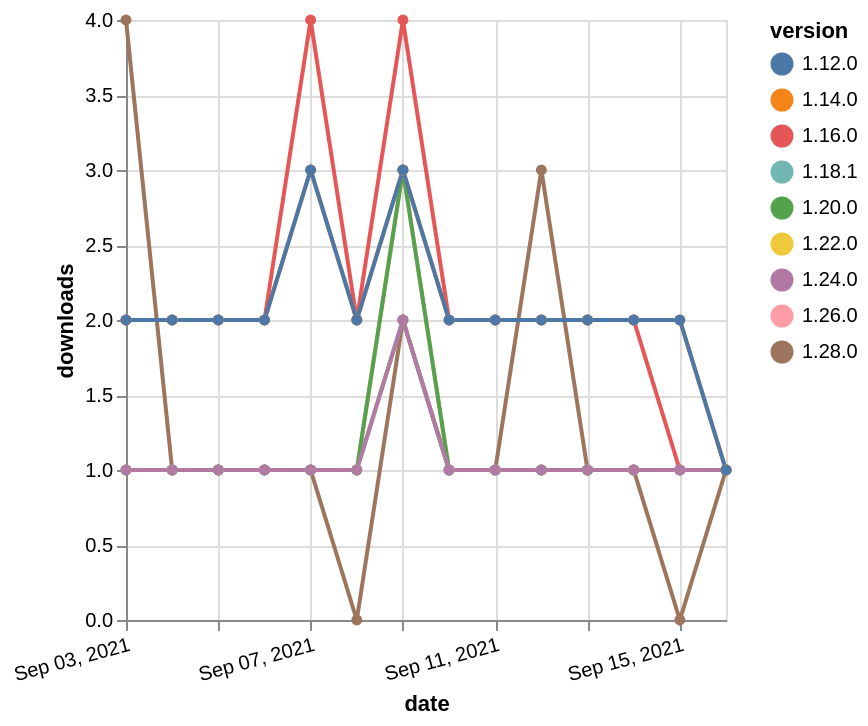

Specify this chart in Vega-Lite:
### Vega-Lite specification from a JSON file in a GitHub repository (floating-point values rounded to 4 significant figures)
{"$schema": "https://vega.github.io/schema/vega-lite/v5.json", "description": "A simple bar chart with embedded data.", "data": {"values": [{"date": "2021-09-03", "total": 190, "delta": 1, "version": "1.22.0"}, {"date": "2021-09-04", "total": 191, "delta": 1, "version": "1.22.0"}, {"date": "2021-09-05", "total": 192, "delta": 1, "version": "1.22.0"}, {"date": "2021-09-06", "total": 193, "delta": 1, "version": "1.22.0"}, {"date": "2021-09-07", "total": 194, "delta": 1, "version": "1.22.0"}, {"date": "2021-09-08", "total": 195, "delta": 1, "version": "1.22.0"}, {"date": "2021-09-09", "total": 197, "delta": 2, "version": "1.22.0"}, {"date": "2021-09-10", "total": 198, "delta": 1, "version": "1.22.0"}, {"date": "2021-09-11", "total": 199, "delta": 1, "version": "1.22.0"}, {"date": "2021-09-12", "total": 200, "delta": 1, "version": "1.22.0"}, {"date": "2021-09-13", "total": 201, "delta": 1, "version": "1.22.0"}, {"date": "2021-09-14", "total": 202, "delta": 1, "version": "1.22.0"}, {"date": "2021-09-15", "total": 203, "delta": 1, "version": "1.22.0"}, {"date": "2021-09-16", "total": 204, "delta": 1, "version": "1.22.0"}, {"date": "2021-09-03", "total": 128, "delta": 4, "version": "1.28.0"}, {"date": "2021-09-04", "total": 129, "delta": 1, "version": "1.28.0"}, {"date": "2021-09-05", "total": 130, "delta": 1, "version": "1.28.0"}, {"date": "2021-09-06", "total": 131, "delta": 1, "version": "1.28.0"}, {"date": "2021-09-07", "total": 132, "delta": 1, "version": "1.28.0"}, {"date": "2021-09-08", "total": 132, "delta": 0, "version": "1.28.0"}, {"date": "2021-09-09", "total": 134, "delta": 2, "version": "1.28.0"}, {"date": "2021-09-10", "total": 135, "delta": 1, "version": "1.28.0"}, {"date": "2021-09-11", "total": 136, "delta": 1, "version": "1.28.0"}, {"date": "2021-09-12", "total": 139, "delta": 3, "version": "1.28.0"}, {"date": "2021-09-13", "total": 140, "delta": 1, "version": "1.28.0"}, {"date": "2021-09-14", "total": 141, "delta": 1, "version": "1.28.0"}, {"date": "2021-09-15", "total": 141, "delta": 0, "version": "1.28.0"}, {"date": "2021-09-16", "total": 142, "delta": 1, "version": "1.28.0"}, {"date": "2021-09-03", "total": 186, "delta": 1, "version": "1.26.0"}, {"date": "2021-09-04", "total": 187, "delta": 1, "version": "1.26.0"}, {"date": "2021-09-05", "total": 188, "delta": 1, "version": "1.26.0"}, {"date": "2021-09-06", "total": 189, "delta": 1, "version": "1.26.0"}, {"date": "2021-09-07", "total": 190, "delta": 1, "version": "1.26.0"}, {"date": "2021-09-08", "total": 191, "delta": 1, "version": "1.26.0"}, {"date": "2021-09-09", "total": 194, "delta": 3, "version": "1.26.0"}, {"date": "2021-09-10", "total": 195, "delta": 1, "version": "1.26.0"}, {"date": "2021-09-11", "total": 196, "delta": 1, "version": "1.26.0"}, {"date": "2021-09-12", "total": 197, "delta": 1, "version": "1.26.0"}, {"date": "2021-09-13", "total": 198, "delta": 1, "version": "1.26.0"}, {"date": "2021-09-14", "total": 199, "delta": 1, "version": "1.26.0"}, {"date": "2021-09-15", "total": 200, "delta": 1, "version": "1.26.0"}, {"date": "2021-09-16", "total": 201, "delta": 1, "version": "1.26.0"}, {"date": "2021-09-03", "total": 354, "delta": 1, "version": "1.20.0"}, {"date": "2021-09-04", "total": 355, "delta": 1, "version": "1.20.0"}, {"date": "2021-09-05", "total": 356, "delta": 1, "version": "1.20.0"}, {"date": "2021-09-06", "total": 357, "delta": 1, "version": "1.20.0"}, {"date": "2021-09-07", "total": 358, "delta": 1, "version": "1.20.0"}, {"date": "2021-09-08", "total": 359, "delta": 1, "version": "1.20.0"}, {"date": "2021-09-09", "total": 362, "delta": 3, "version": "1.20.0"}, {"date": "2021-09-10", "total": 363, "delta": 1, "version": "1.20.0"}, {"date": "2021-09-11", "total": 364, "delta": 1, "version": "1.20.0"}, {"date": "2021-09-12", "total": 365, "delta": 1, "version": "1.20.0"}, {"date": "2021-09-13", "total": 366, "delta": 1, "version": "1.20.0"}, {"date": "2021-09-14", "total": 367, "delta": 1, "version": "1.20.0"}, {"date": "2021-09-15", "total": 368, "delta": 1, "version": "1.20.0"}, {"date": "2021-09-16", "total": 369, "delta": 1, "version": "1.20.0"}, {"date": "2021-09-03", "total": 2541, "delta": 2, "version": "1.16.0"}, {"date": "2021-09-04", "total": 2543, "delta": 2, "version": "1.16.0"}, {"date": "2021-09-05", "total": 2545, "delta": 2, "version": "1.16.0"}, {"date": "2021-09-06", "total": 2547, "delta": 2, "version": "1.16.0"}, {"date": "2021-09-07", "total": 2551, "delta": 4, "version": "1.16.0"}, {"date": "2021-09-08", "total": 2553, "delta": 2, "version": "1.16.0"}, {"date": "2021-09-09", "total": 2557, "delta": 4, "version": "1.16.0"}, {"date": "2021-09-10", "total": 2559, "delta": 2, "version": "1.16.0"}, {"date": "2021-09-11", "total": 2561, "delta": 2, "version": "1.16.0"}, {"date": "2021-09-12", "total": 2563, "delta": 2, "version": "1.16.0"}, {"date": "2021-09-13", "total": 2565, "delta": 2, "version": "1.16.0"}, {"date": "2021-09-14", "total": 2567, "delta": 2, "version": "1.16.0"}, {"date": "2021-09-15", "total": 2568, "delta": 1, "version": "1.16.0"}, {"date": "2021-09-16", "total": 2569, "delta": 1, "version": "1.16.0"}, {"date": "2021-09-03", "total": 245, "delta": 1, "version": "1.18.1"}, {"date": "2021-09-04", "total": 246, "delta": 1, "version": "1.18.1"}, {"date": "2021-09-05", "total": 247, "delta": 1, "version": "1.18.1"}, {"date": "2021-09-06", "total": 248, "delta": 1, "version": "1.18.1"}, {"date": "2021-09-07", "total": 249, "delta": 1, "version": "1.18.1"}, {"date": "2021-09-08", "total": 250, "delta": 1, "version": "1.18.1"}, {"date": "2021-09-09", "total": 252, "delta": 2, "version": "1.18.1"}, {"date": "2021-09-10", "total": 253, "delta": 1, "version": "1.18.1"}, {"date": "2021-09-11", "total": 254, "delta": 1, "version": "1.18.1"}, {"date": "2021-09-12", "total": 255, "delta": 1, "version": "1.18.1"}, {"date": "2021-09-13", "total": 256, "delta": 1, "version": "1.18.1"}, {"date": "2021-09-14", "total": 257, "delta": 1, "version": "1.18.1"}, {"date": "2021-09-15", "total": 258, "delta": 1, "version": "1.18.1"}, {"date": "2021-09-16", "total": 259, "delta": 1, "version": "1.18.1"}, {"date": "2021-09-03", "total": 163, "delta": 1, "version": "1.24.0"}, {"date": "2021-09-04", "total": 164, "delta": 1, "version": "1.24.0"}, {"date": "2021-09-05", "total": 165, "delta": 1, "version": "1.24.0"}, {"date": "2021-09-06", "total": 166, "delta": 1, "version": "1.24.0"}, {"date": "2021-09-07", "total": 167, "delta": 1, "version": "1.24.0"}, {"date": "2021-09-08", "total": 168, "delta": 1, "version": "1.24.0"}, {"date": "2021-09-09", "total": 170, "delta": 2, "version": "1.24.0"}, {"date": "2021-09-10", "total": 171, "delta": 1, "version": "1.24.0"}, {"date": "2021-09-11", "total": 172, "delta": 1, "version": "1.24.0"}, {"date": "2021-09-12", "total": 173, "delta": 1, "version": "1.24.0"}, {"date": "2021-09-13", "total": 174, "delta": 1, "version": "1.24.0"}, {"date": "2021-09-14", "total": 175, "delta": 1, "version": "1.24.0"}, {"date": "2021-09-15", "total": 176, "delta": 1, "version": "1.24.0"}, {"date": "2021-09-16", "total": 177, "delta": 1, "version": "1.24.0"}, {"date": "2021-09-03", "total": 2723, "delta": 2, "version": "1.14.0"}, {"date": "2021-09-04", "total": 2725, "delta": 2, "version": "1.14.0"}, {"date": "2021-09-05", "total": 2727, "delta": 2, "version": "1.14.0"}, {"date": "2021-09-06", "total": 2729, "delta": 2, "version": "1.14.0"}, {"date": "2021-09-07", "total": 2732, "delta": 3, "version": "1.14.0"}, {"date": "2021-09-08", "total": 2734, "delta": 2, "version": "1.14.0"}, {"date": "2021-09-09", "total": 2737, "delta": 3, "version": "1.14.0"}, {"date": "2021-09-10", "total": 2739, "delta": 2, "version": "1.14.0"}, {"date": "2021-09-11", "total": 2741, "delta": 2, "version": "1.14.0"}, {"date": "2021-09-12", "total": 2743, "delta": 2, "version": "1.14.0"}, {"date": "2021-09-13", "total": 2745, "delta": 2, "version": "1.14.0"}, {"date": "2021-09-14", "total": 2747, "delta": 2, "version": "1.14.0"}, {"date": "2021-09-15", "total": 2749, "delta": 2, "version": "1.14.0"}, {"date": "2021-09-16", "total": 2750, "delta": 1, "version": "1.14.0"}, {"date": "2021-09-03", "total": 2653, "delta": 2, "version": "1.12.0"}, {"date": "2021-09-04", "total": 2655, "delta": 2, "version": "1.12.0"}, {"date": "2021-09-05", "total": 2657, "delta": 2, "version": "1.12.0"}, {"date": "2021-09-06", "total": 2659, "delta": 2, "version": "1.12.0"}, {"date": "2021-09-07", "total": 2662, "delta": 3, "version": "1.12.0"}, {"date": "2021-09-08", "total": 2664, "delta": 2, "version": "1.12.0"}, {"date": "2021-09-09", "total": 2667, "delta": 3, "version": "1.12.0"}, {"date": "2021-09-10", "total": 2669, "delta": 2, "version": "1.12.0"}, {"date": "2021-09-11", "total": 2671, "delta": 2, "version": "1.12.0"}, {"date": "2021-09-12", "total": 2673, "delta": 2, "version": "1.12.0"}, {"date": "2021-09-13", "total": 2675, "delta": 2, "version": "1.12.0"}, {"date": "2021-09-14", "total": 2677, "delta": 2, "version": "1.12.0"}, {"date": "2021-09-15", "total": 2679, "delta": 2, "version": "1.12.0"}, {"date": "2021-09-16", "total": 2680, "delta": 1, "version": "1.12.0"}]}, "width": "container", "mark": {"type": "line", "point": {"filled": true}}, "encoding": {"x": {"field": "date", "type": "temporal", "timeUnit": "yearmonthdate", "title": "date", "axis": {"labelAngle": -15}}, "y": {"field": "delta", "type": "quantitative", "title": "downloads"}, "color": {"field": "version", "type": "nominal"}, "tooltip": {"field": "delta"}}}
